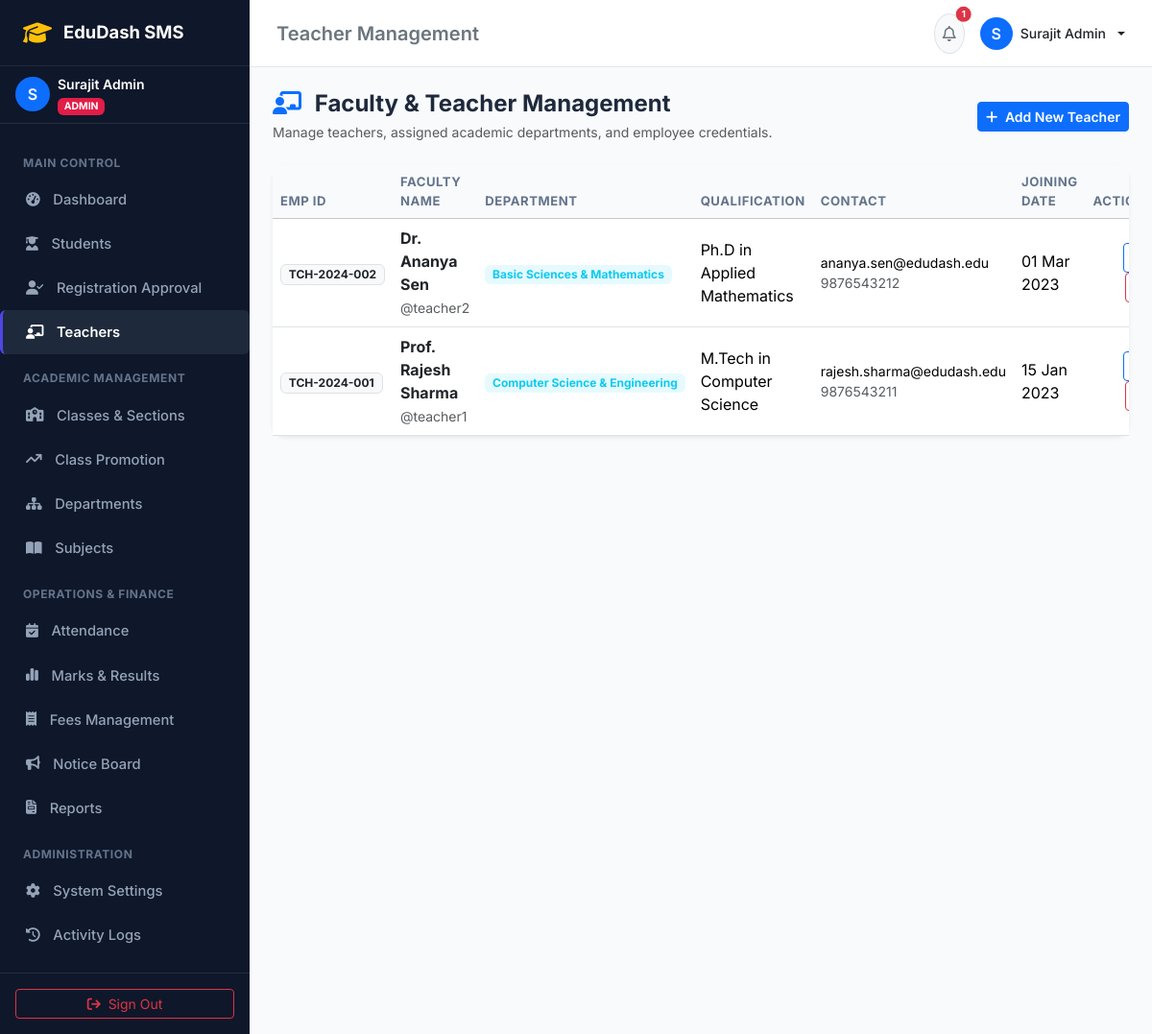
Page /teachers.php (signed in) on the committed database.
### tables this page shows
CREATE TABLE `teachers` (
  `id` INT AUTO_INCREMENT PRIMARY KEY,
  `user_id` INT UNIQUE NOT NULL,
  `employee_id` VARCHAR(30) UNIQUE NOT NULL,
  `department_id` INT NULL,
  `qualification` VARCHAR(100) NOT NULL,
  `joining_date` DATE NOT NULL,
  `address` TEXT NULL,
  FOREIGN KEY (`user_id`) REFERENCES `users`(`id`) ON DELETE CASCADE,
  FOREIGN KEY (`department_id`) REFERENCES `departments`(`id`) ON DELETE SET NULL
);

CREATE TABLE `users` (
  `id` INT AUTO_INCREMENT PRIMARY KEY,
  `username` VARCHAR(50) UNIQUE NOT NULL,
  `password` VARCHAR(255) NOT NULL,
  `role` ENUM('admin', 'teacher', 'student') NOT NULL,
  `email` VARCHAR(100) UNIQUE NOT NULL,
  `full_name` VARCHAR(100) NOT NULL,
  `phone` VARCHAR(20) NULL,
  `avatar` VARCHAR(255) DEFAULT 'default_avatar.png',
  `status` ENUM('active', 'inactive', 'pending') DEFAULT 'active',
  `created_at` TIMESTAMP DEFAULT CURRENT_TIMESTAMP
);

CREATE TABLE `departments` (
  `id` INT AUTO_INCREMENT PRIMARY KEY,
  `name` VARCHAR(100) NOT NULL,
  `code` VARCHAR(20) UNIQUE NOT NULL,
  `description` TEXT NULL,
  `created_at` TIMESTAMP DEFAULT CURRENT_TIMESTAMP
);

### functions.php (called while the page is built, shortened)
<?php
function format_date($date_str, $format = 'd M Y') {
    return date($format, strtotime($date_str));
}

### teachers.php (the view, shortened to what this page needs)
<?php
require_once __DIR__ . '/../includes/header.php';
require_once __DIR__ . '/../includes/sidebar.php';
$action = $_GET['action'] ?? 'list';
$teachers_list = $pdo->query("SELECT t.*, u.username, u.full_name, u.email, u.phone, d.name as dept_name
                             FROM teachers t
                             JOIN users u ON t.user_id = u.id
                             LEFT JOIN departments d ON t.department_id = d.id
                             ORDER BY t.id DESC")->fetchAll();
?>
<div class="main-wrapper">
    <?php require_once __DIR__ . '/../includes/navbar.php'; ?>
    <main class="p-4">
        <?php if ($action === 'list'): ?>
            <div class="d-flex justify-content-between align-items-center mb-4">
                <div>
                    <h4 class="fw-bold mb-1"><i class="fa-solid fa-chalkboard-user text-primary me-2"></i> Faculty & Teacher Management</h4>
                    <p class="text-muted small mb-0">Manage teachers, assigned academic departments, and employee credentials.</p>
                </div>
                <a href="?action=add" class="btn btn-primary btn-sm fw-semibold">
                    <i class="fa-solid fa-plus me-1"></i> Add New Teacher
                </a>
            </div>
            <div class="card border-0 shadow-sm">
                <div class="table-responsive">
                    <table class="table table-hover align-middle mb-0">
                        <thead class="table-light">
                            <tr>
                                <th>Emp ID</th>
                                <th>Faculty Name</th>
                                <th>Department</th>
                                <th>Qualification</th>
                                <th>Contact</th>
                                <th>Joining Date</th>
                                <th class="text-end">Actions</th>
                            </tr>
                        </thead>
                        <tbody>
                            <?php if (empty($teachers_list)): ?>
                                <tr>
                                    <td colspan="7" class="text-center py-4 text-muted">No faculty members found.</td>
                                </tr>
                            <?php else: ?>
                                <?php foreach ($teachers_list as $t): ?>
                                    <tr>
                                        <td><span class="badge bg-light text-dark border"><?php echo htmlspecialchars($t['employee_id']); ?></span></td>
                                        <td>
                                            <div class="fw-bold text-dark"><?php echo htmlspecialchars($t['full_name']); ?></div>
                                            <small class="text-muted">@<?php echo htmlspecialchars($t['username']); ?></small>
                                        </td>
                                        <td>
                                            <span class="badge bg-info bg-opacity-10 text-info">
                                                <?php echo htmlspecialchars($t['dept_name'] ?? 'General'); ?>
                                            </span>
                                        </td>
                                        <td><?php echo htmlspecialchars($t['qualification']); ?></td>
                                        <td>
                                            <div class="small"><?php echo htmlspecialchars($t['email']); ?></div>
                                            <div class="small text-muted"><?php echo htmlspecialchars($t['phone'] ?: '-'); ?></div>
                                        </td>
                                        <td><?php echo format_date($t['joining_date']); ?></td>
                                        <td class="text-end">
                                            <a href="?action=edit&id=<?php echo $t['id']; ?>" class="btn btn-sm btn-outline-primary"><i class="fa-solid fa-pen-to-square"></i></a>
                                            <form method="POST" action="?action=delete&id=<?php echo $t['id']; ?>" class="d-inline" onsubmit="return confirm('Permanently remove this teacher?');">
                                                <button type="submit" class="btn btn-sm btn-outline-danger"><i class="fa-solid fa-trash"></i></button>
                                            </form>
                                        </td>
                                    </tr>
                                <?php endforeach; ?>
                            <?php endif; ?>
                        </tbody>
                    </table>
                </div>
            </div>
        <?php endif; ?>
    </main>
<?php require_once __DIR__ . '/../includes/footer.php'; ?>

### style.css (style rules this page uses)
:root { --primary: #4f46e5; --primary-hover: #4338ca; --sidebar-bg: #0f172a; --sidebar-text: #94a3b8; --sidebar-hover-bg: #1e293b; --sidebar-active-text: #ffffff; --body-bg: #f8fafc; --card-border: #e2e8f0; }
body { font-family: 'Inter', -apple-system, BlinkMacSystemFont, 'Segoe UI', Roboto, sans-serif; background-color: var(--body-bg); color: #1e293b; min-height: 100vh; }
.main-wrapper { flex: 1; display: flex; flex-direction: column; min-width: 0; }
.card { border: 1px solid var(--card-border); border-radius: 0.85rem; box-shadow: 0 1px 3px rgba(0, 0, 0, 0.04); }
.table th { font-size: 0.82rem; text-transform: uppercase; letter-spacing: 0.04em; color: #64748b; background-color: #f8fafc; border-top: none; }

### rows in the picture
teachers: employee "TCH-2024-002", user.full_name "Dr. Ananya Sen", user.username "teacher2", department.name "Basic Sciences & Mathematics", qualification "Ph.D in Applied Mathematics", user.email "ananya.sen@edudash.edu", user.phone "9876543212", joining_date "01 Mar 2023"
teachers: employee "TCH-2024-001", user.full_name "Prof. Rajesh Sharma", user.username "teacher1", department.name "Computer Science & Engineering", qualification "M.Tech in Computer Science", user.email "rajesh.sharma@edudash.edu", user.phone "9876543211", joining_date "15 Jan 2023"

### other values in the picture
substr($_SESSION['user_name'] ?? 'U', 0, 1) "S"
$_SESSION['user_name'] "Surajit Admin"
$role "ADMIN"
$page_title "Teacher Management"
$unread_notices_count "1"
